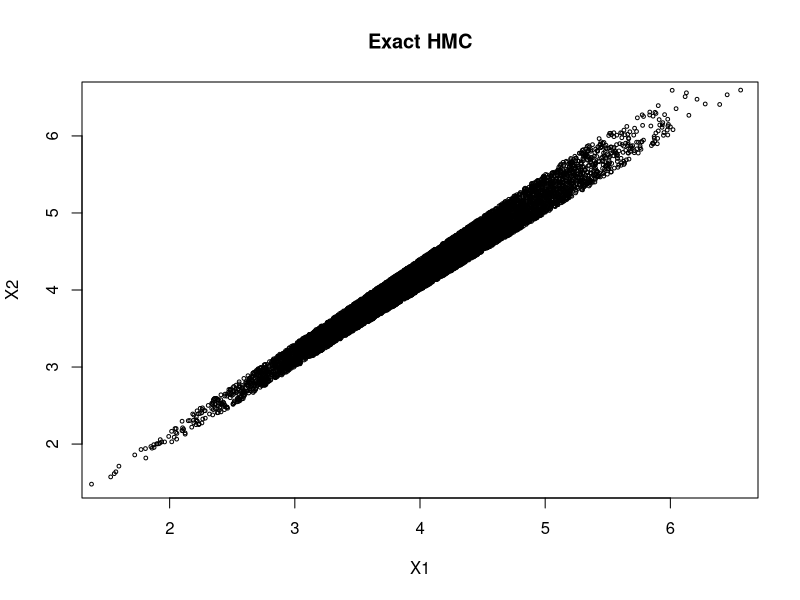

Write R code to recreate this figure.
# X: d x 1 vector
# F: m x d matrix
# g: m x 1 vector
#rm(list=ls())

Fmat = matrix(c(1,0,0,1, -1, 1, 1.1, -1), byrow = TRUE, ncol = 2)
m = nrow(Fmat)
d = ncol(Fmat)
g = matrix(rep(0, m), ncol = 1)
M = diag(d)
L = 10000
burn_in = 500

mu = matrix(c(4,4), ncol = 1)
Sigma = matrix(c(1,0,0,1), ncol=2)

M = solve(Sigma)
r = M %*% mu

initial_X = matrix(c(3.5, 3.6), ncol = 1)

# set max travel time
max_T = pi/2

L = L+burn_in

######## transform to whitened frame ########
# translate X and g by mu
initial_X = initial_X - mu
g = g + Fmat%*%mu
# transform by W
R = chol(Sigma) # R = upper triangle matrix = t(L), t(R) = L
Fmat = Fmat%*%t(R)
initial_X = solve(t(R), initial_X)


# verify that X is feasible
# c = (Fmat %*% initial_X) + g
# any(c<0)

nearzero = 1e-10


# assign last_X as the last X value (initial_X)
last_X = initial_X

# create placeholder matrix for Xs
Xs = matrix(initial_X, ncol = 1)

iter_times = c()

set.seed(1234)
# loop to sample X
while(ncol(Xs) < L){
  ######### start time #########
  start.time = Sys.time()
  ##############################
  
  # initialize initial velocity
  V0 = rnorm(d, 0, 1)
  
  # use the last X as initial X
  X = last_X
  
  # restart traveling time
  
  tt = 0
  
  # indicates which wall the particle hits
  # h = 0 -> no walls are hit
  h = 0
  
  stop_t = 0 # stopping condition for particle
  
  # loop to sample 1 value
  nbounce = 0
  while(1){
    # set values of initial conditions a and b
    # a and b can be results from a bounce
    a = V0
    b = X
    
    # necessary terms
    fa = Fmat%*%a
    fb = Fmat%*%b
    
    sign_fb = sign(fb)
    sign_fb[which(sign_fb == 0)] = 1
    
    U = sign_fb*sqrt(fa^2 + fb^2)
    phi = atan(-fa/fb)
    
    # find wall(s) that may be hit
    pn = abs(g/U) <= 1
    
    # find h, the first constraint that becomes zero
    if (any(pn)){
      inds = which(pn) # indices of constraint that wil be hit
      # find t which the particle hits the wall
      t_hit = -phi[pn] + acos(-g[pn]/U[pn])
      
      if (h>0){
        if (pn[h] == 1){
          cs = cumsum(pn)
          indj = cs[h]
          tt1 = t_hit[indj]
          if (is.nan(tt1) || abs(tt1)<nearzero){
            t_hit[indj] = Inf
          }
        }
      }
      
      mt = min(t_hit) # (smallest) moving time
      h = inds[which.min(t_hit)] # which constraint is mt
    }
    else{
      mt = max_T
    }
    
    # update traveling time with moving time
    tt = tt + mt
    
    # check if total traveling time exceeds max_T
    if (tt >= max_T){
      mt = mt - (tt - max_T) # substract excess time from mt
      stop_t = 1 # change stop_t so no more iterations
    }
    
    # move particle an mt time
    X = a*sin(mt) + b*cos(mt)
    V = a*cos(mt) - b*sin(mt)
    
    if (stop_t){
      break() # break the loop if stop_t = 1
    }
    
    # if stop_t != 1, continue the trajectory
    # compute reflected velocity as new V0
    alpha_h = as.vector((Fmat[h,] %*% V)/sum(Fmat[h,]^2))
    F_h = matrix(Fmat[h,], ncol = 1)
    V0 = -V + 2*alpha_h*F_h
    
    nbounce = nbounce + 1
  }
  
  # check if all constraints are satisfied
  if (!any(is.nan(X)) && all(Fmat%*%X + g >= 0)){
    # if yes, keep current X and change the value of last_X
    Xs = cbind(Xs, X)
    last_X = X
    if (ncol(Xs)%%100 == 0){
      cat("sample no:", ncol(Xs),"\n")
    }
  }
  
  ########## end time ##########
  end.time = Sys.time()
  iter_times = cbind(iter_times, as.vector(end.time - start.time))
  ##############################
  
}


# transform back
Xs = t(R) %*% Xs + matrix(mu, nrow = length(mu), ncol = L)

# remove burn-in
Xs = Xs[,-(1:burn_in)]


plot(Xs[1,], Xs[2,], cex = 0.5,
     xlab = "X1", ylab = "X2",
     xlim = c(1.5,6.5), ylim = c(1.5,6.5),
     main = "Exact HMC")


# saveRDS(Xs, file = "../report/x_EHMC.rds")
# saveRDS(iter_times, file = "../report/t_EHMC.rds")